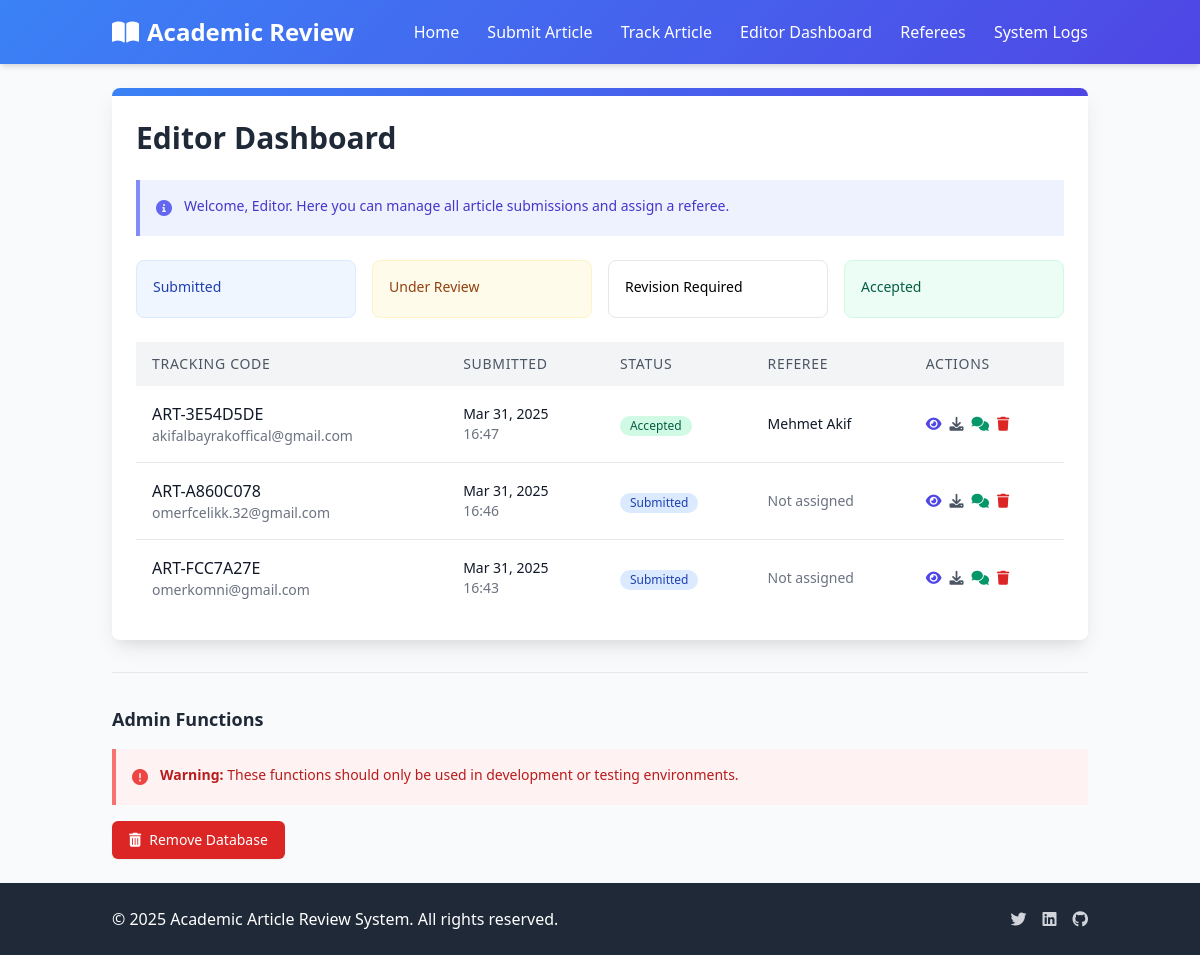
Page /editor/dashboard/ on the earlier database version.
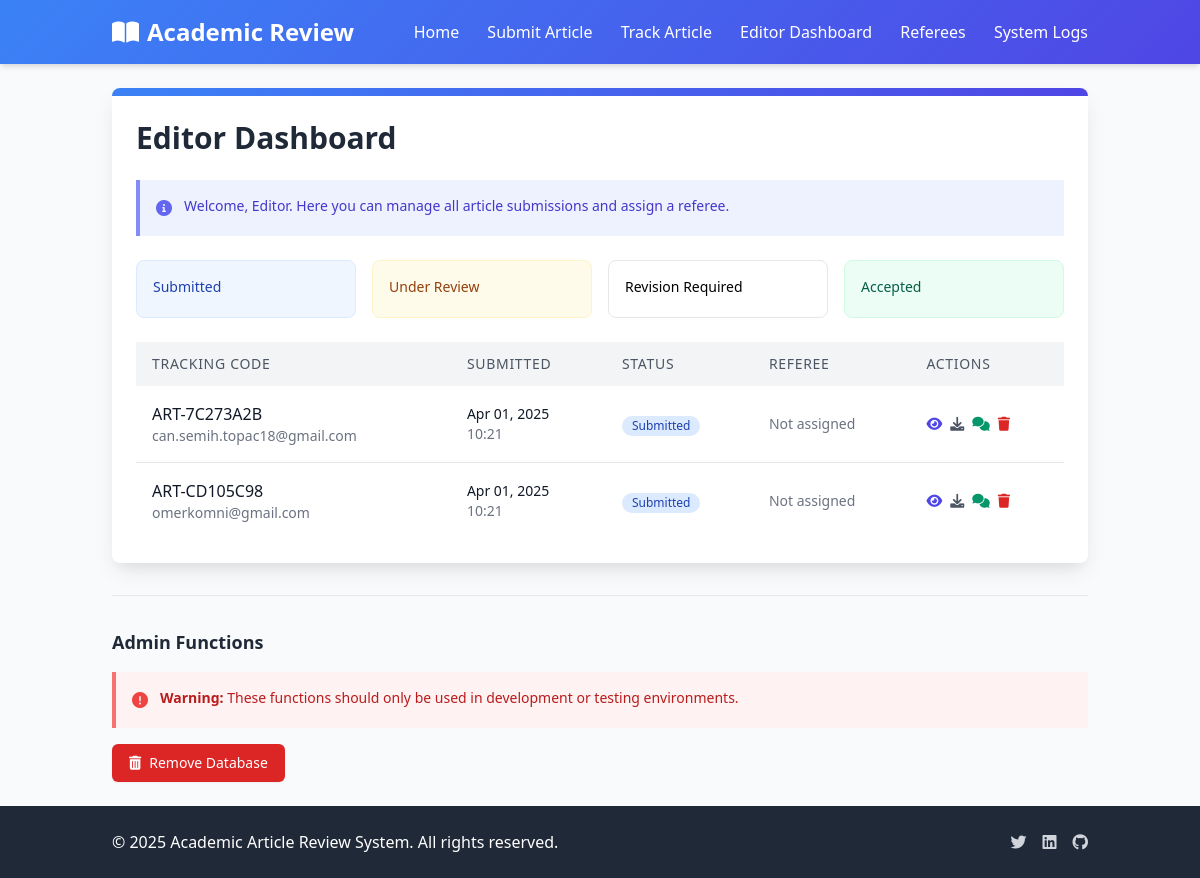
Same page on the later database version.
### articles/models.py (models this page shows, shortened)
class Article(models.Model):
    STATUS_CHOICES = (
        ('submitted', 'Submitted'),
        ('under_review', 'Under Review'),
        ('revision_required', 'Revision Required'),
        ('accepted', 'Accepted'),
        ('rejected', 'Rejected'),
    )
    title = models.CharField(max_length=255, null=True, blank=True)
    tracking_code = models.CharField(max_length=20, unique=True, editable=False)
    email = models.EmailField()
    file = models.FileField(upload_to='articles/')
    anonymized_file = models.FileField(upload_to='anonymized_articles/', null=True, blank=True)
    status = models.CharField(max_length=50, choices=STATUS_CHOICES, default='submitted')
    submission_date = models.DateTimeField(auto_now_add=True)
    last_updated = models.DateTimeField(auto_now=True)
    referee = models.ForeignKey('Referee', on_delete=models.SET_NULL, null=True, blank=True, related_name='assigned_articles')
    extracted_authors = models.TextField(blank=True, null=True, help_text="Automatically extracted author names")
    extracted_institutions = models.TextField(blank=True, null=True, help_text="Automatically extracted institutions")
    extracted_keywords = models.TextField(blank=True, null=True, help_text="Automatically extracted keywords")
    extracted_emails = models.TextField(blank=True, null=True, help_text="Automatically extracted email addresses")
    anonymization_map = models.TextField(blank=True, null=True, help_text="JSON mapping of original text to encrypted text")
    anonymization_key = models.CharField(max_length=128, blank=True, null=True, help_text="Encryption key for anonymization")
    is_anonymized = models.BooleanField(default=False, help_text="Whether the article has been anonymized")
    def get_status_display(self):
        for status_code, status_name in self.STATUS_CHOICES:
            if self.status == status_code:
                return status_name
        return self.status  # Fallback to the code if no match

class Referee(models.Model):
    user = models.OneToOneField(User, on_delete=models.CASCADE)
    specialization = models.CharField(max_length=255, blank=True, help_text="Referee's area of expertise (e.g., Machine Learning, Data Science)")

### articles/views.py (the view)
# urls.py: path('editor/dashboard/', views.editor_dashboard, name='editor_dashboard'),
def editor_dashboard(request):
    articles = Article.objects.all().order_by('-submission_date')
    return render(request, 'articles/editor/dashboard.html', {'articles': articles})

### templates/articles/editor/dashboard.html (shortened to what the changed rows need)
{% extends 'articles/base.html' %}
{% block content %}
<div class="max-w-6xl mx-auto">
    <div class="bg-white rounded-lg shadow-card overflow-hidden">
        <div class="p-6">
            <h1 class="text-3xl font-bold mb-6 text-gray-800">Editor Dashboard</h1>
            <div class="overflow-x-auto">
                <table class="min-w-full bg-white">
                    <thead class="bg-gray-100">
                        <tr>
                            <th class="py-3 px-4 text-left text-sm font-medium text-gray-600 uppercase tracking-wider">
                                Tracking Code
                            </th>
                            <th class="py-3 px-4 text-left text-sm font-medium text-gray-600 uppercase tracking-wider">
                                Submitted
                            </th>
                            <th class="py-3 px-4 text-left text-sm font-medium text-gray-600 uppercase tracking-wider">
                                Status
                            </th>
                            <th class="py-3 px-4 text-left text-sm font-medium text-gray-600 uppercase tracking-wider">
                                Referee
                            </th>
                            <th class="py-3 px-4 text-left text-sm font-medium text-gray-600 uppercase tracking-wider">
                                Actions
                            </th>
                        </tr>
                    </thead>
                    <tbody class="divide-y divide-gray-200">
                        {% for article in articles %}
                        <tr>
                            <td class="py-4 px-4 whitespace-nowrap">
                                <div class="font-medium text-gray-900">{{ article.tracking_code }}</div>
                                <div class="text-sm text-gray-500">{{ article.email }}</div>
                            </td>
                            <td class="py-4 px-4 whitespace-nowrap">
                                <div class="text-sm text-gray-900">{{ article.submission_date|date:"M d, Y" }}</div>
                                <div class="text-sm text-gray-500">{{ article.submission_date|time:"H:i" }}</div>
                            </td>
                            <td class="py-4 px-4 whitespace-nowrap">
                                <span class="inline-flex items-center px-2.5 py-0.5 rounded-full text-xs font-medium
                                    {% if article.status == 'submitted' %}bg-blue-100 text-blue-800
                                    {% elif article.status == 'under_review' %}bg-yellow-100 text-yellow-800
                                    {% elif article.status == 'revision_required' %}bg-orange-100 text-orange-800
                                    {% elif article.status == 'accepted' %}bg-green-100 text-green-800
                                    {% elif article.status == 'rejected' %}bg-red-100 text-red-800{% endif %}">
                                    {{ article.get_status_display }}
                                </span>
                            </td>
                            <td class="py-4 px-4 whitespace-nowrap">
                                <div class="text-sm text-gray-900">
                                    {% if article.referee %}
                                        {{ article.referee.user.username }}
                                    {% else %}
                                        <span class="text-gray-500">Not assigned</span>
                                    {% endif %}
                                </div>
                            </td>
                            <td class="py-4 px-4 whitespace-nowrap text-sm font-medium">
                                <div class="flex space-x-2">
                                    <a href="{% url 'editor_review' article.id %}" class="text-indigo-600 hover:text-indigo-900" title="Review">
                                        <i class="fas fa-eye"></i>
                                    </a>
                                    <a href="{% url 'download_article' article.id %}" class="text-gray-600 hover:text-gray-900" title="Download">
                                        <i class="fas fa-download"></i>
                                    </a>
                                    <a href="{% url 'editor_chat' article.id %}" class="text-green-600 hover:text-green-900" title="Messages">
                                        <i class="fas fa-comments"></i>
                                    </a>
                                    <a href="{% url 'delete_article' article.id %}" class="text-red-600 hover:text-red-900" title="Delete">
                                        <i class="fas fa-trash"></i>
                                    </a>
                                </div>
                            </td>
                        </tr>
                        {% empty %}
                        <tr>
                            <td colspan="5" class="py-4 px-4 text-center text-gray-500">
                                No articles found.
                            </td>
                        </tr>
                        {% endfor %}
                    </tbody>
                </table>
            </div>
        </div>
    </div>
</div>
<div class="mt-8 border-t border-gray-200 pt-8">
    <div class="flex justify-between items-center mb-4">
        <h2 class="text-lg font-semibold text-gray-800">Admin Functions</h2>
    </div>
</div>
{% endblock %}

Differences in the rows shown:
removed Article: tracking_code "ART-3E54D5DE", email "akifalbayrakoffical@gmail.com", submission_date "Mar 31, 2025", submission_date "16:47", status "Accepted", referee.user.username "Mehmet Akif"
removed Article: tracking_code "ART-A860C078", email "omerfcelikk.32@gmail.com", submission_date "Mar 31, 2025", submission_date "16:46", status "Submitted", shows "Not assigned"
removed Article: tracking_code "ART-FCC7A27E", email "omerkomni@gmail.com", submission_date "Mar 31, 2025", submission_date "16:43", status "Submitted", shows "Not assigned"
added Article: tracking_code "ART-7C273A2B", email "can.semih.topac18@gmail.com", submission_date "Apr 01, 2025", submission_date "10:21", status "Submitted", shows "Not assigned"
added Article: tracking_code "ART-CD105C98", email "omerkomni@gmail.com", submission_date "Apr 01, 2025", submission_date "10:21", status "Submitted", shows "Not assigned"
